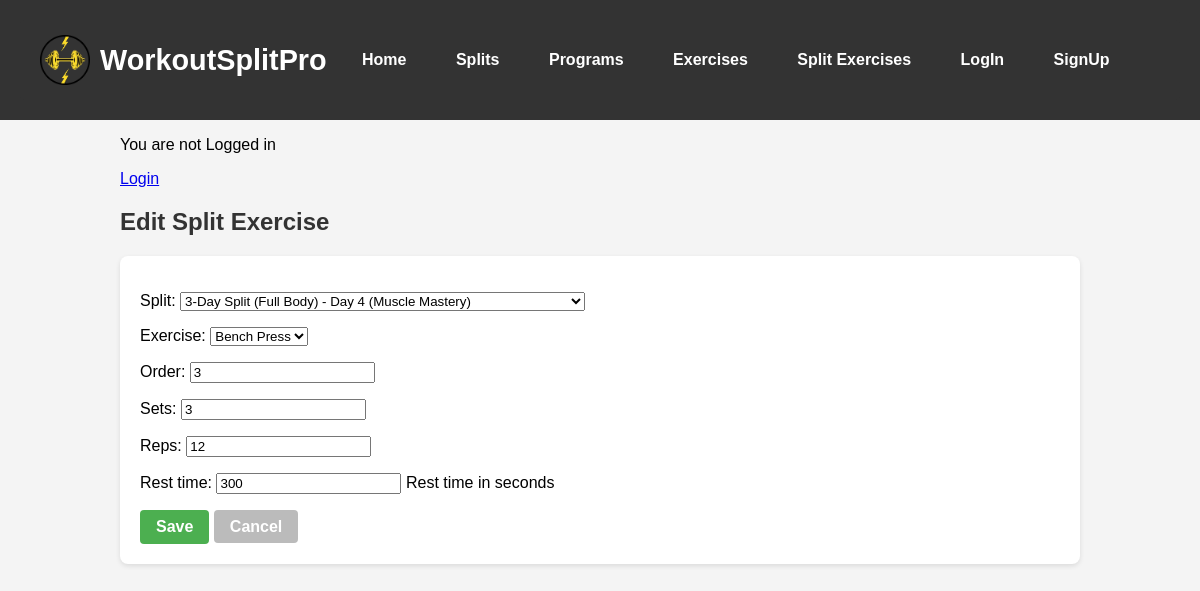
Screenshot of /split-exercises/2/edit/ with the database file from the repository.
### app/models.py (models this page shows, shortened)
class SplitExercise(models.Model):
    split = models.ForeignKey(Split, on_delete=models.CASCADE)
    exercise = models.ForeignKey(Exercise, on_delete=models.CASCADE)
    order = models.IntegerField()
    sets = models.IntegerField()
    reps = models.IntegerField()
    rest_time = models.IntegerField(help_text="Rest time in seconds")

### app/views.py (the view)
# urls.py: path('split-exercises/<int:pk>/edit/', split_exercise_update, name='split_exercise_update'),
def split_exercise_update(request, pk):
    split_exercise = get_object_or_404(SplitExercise, pk=pk)
    if request.method == "POST":
        form = SplitExerciseForm(request.POST, instance=split_exercise)
        if form.is_valid():
            form.save()
            return redirect('split_exercise_list')
    else:
        form = SplitExerciseForm(instance=split_exercise)
    return render(request, 'app/split_exercise_form.html', {'form': form})

### app/forms.py
class SplitExerciseForm(forms.ModelForm):
    class Meta:
        model = SplitExercise
        fields = ['split', 'exercise', 'order', 'sets', 'reps', 'rest_time']

### app/models.py (called while the page is built)
    def __str__(self):
        return f"{self.split_name} - Day {self.day} ({self.program.program_name})"

    def __str__(self):
        return self.exercise_name

### app/templates/app/split_exercise_form.html (shortened to what this page needs)
{% extends 'app/base.html' %}
{% load static %}
{% block content %}
<h2>{% if form.instance.pk %}Edit{% else %}Add{% endif %} Split Exercise</h2>
<form method="post">
    {{ form.as_p }}
    <button type="submit" class="btn btn-success">Save</button>
    <a href="{% url 'split_exercise_list' %}" class="btn btn-secondary">Cancel</a>
</form>
{% endblock %}

### static/css/navbar.css (style rules this page uses)
body { margin: 0; padding: 0; padding-top: 80px; }

### static/css/form.css (style rules this page uses)
body { font-family: Arial, sans-serif; background-color: #f4f4f4; margin: 0; padding: 0; }
h2 { color: #333; font-size: 24px; }
form { background-color: #fff; padding: 20px; border-radius: 8px; box-shadow: 0 2px 5px rgba(0, 0, 0, 0.1); }
form button { background-color: #4CAF50; color: white; padding: 10px 15px; border: none; border-radius: 4px; cursor: pointer; font-size: 16px; }
form .btn-secondary { background-color: #bbb; color: white; }
.btn { text-decoration: none; padding: 8px 16px; color: white; background-color: #4CAF50; border-radius: 4px; font-weight: bold; text-align: center; }
.btn-secondary { background-color: #888; }

### static/css/login.css (style rules this page uses)
body { font-family: Arial, sans-serif; background-color: #f4f4f4; margin: 0; padding: 0; }
h2 { color: #333; font-size: 24px; }
form { background-color: #fff; padding: 20px; border-radius: 8px; box-shadow: 0 2px 5px rgba(0, 0, 0, 0.1); }
form button { background-color: #4CAF50; color: white; padding: 10px 15px; border: none; border-radius: 4px; cursor: pointer; font-size: 16px; }
form .btn-secondary { background-color: #bbb; color: white; }
.btn { text-decoration: none; padding: 8px 16px; color: white; background-color: #4CAF50; border-radius: 4px; font-weight: bold; text-align: center; }
.btn-secondary { background-color: #888; }

### rows the page displays
SplitExercise: split "3-Day Split (Full Body) - Day 4 (Muscle Mastery)", exercise "Bench Press", order "3", sets "3", reps "12", rest_time "300"
